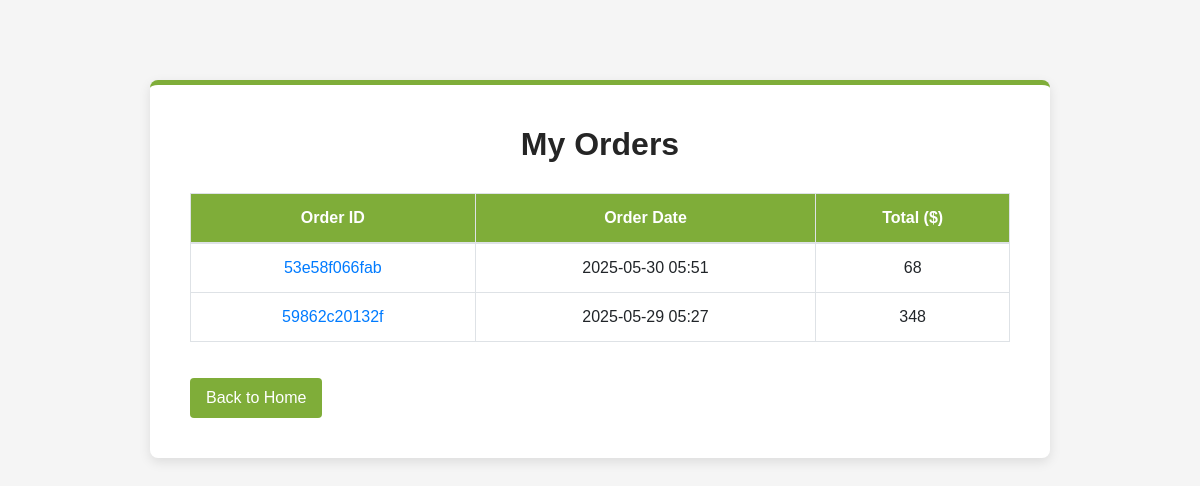
Page /order_detail (signed in) on the earlier database version.
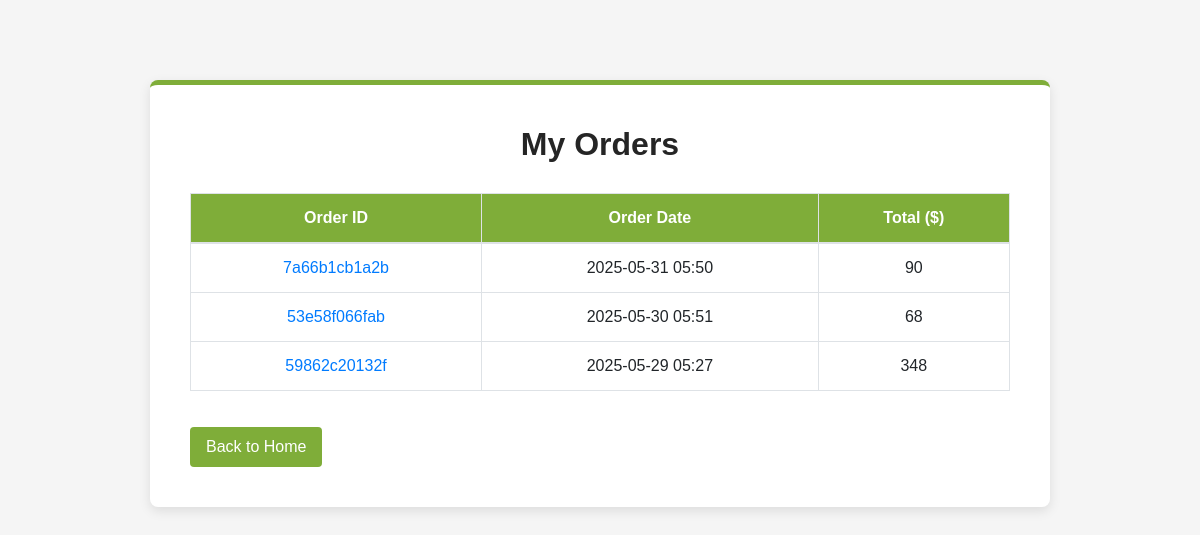
Same page on the later database version.
### myapp/models.py (models this page shows)
class order(models.Model):
    user = models.ForeignKey(user, on_delete=models.CASCADE)
    address = models.ForeignKey(Billing_Details, on_delete=models.CASCADE)
    product = models.ManyToManyField(Cart)
    subtotal=models.IntegerField()
    total=models.IntegerField()
    order_id=models.CharField(max_length=100)
    datetime=models.DateTimeField(auto_now_add=True)

### myapp/views.py (the view)
# urls.py: path('order_detail', views.order_detail, name='order_detail'),
def order_detail(request):
    if 'name' not in request.session:
        return redirect('login')
    uid = user.objects.get(name=request.session['name'])
    orders = order.objects.filter(user=uid).order_by('-datetime')
    context = {
        "orders": orders,
    }
    return render(request, 'order_list.html', context)

### myapp/templates/order_list.html (shortened to what this page needs)
<!DOCTYPE html>
<html lang="en">
<head>
    <link rel="stylesheet" href="https://stackpath.bootstrapcdn.com/bootstrap/4.5.2/css/bootstrap.min.css">
</head>
<body>
<div class="orders-container">
    <h2 class="orders-title">My Orders</h2>
    <table class="table table-bordered table-hover">
        <thead>
            <tr>
                <th>Order ID</th>
                <th>Order Date</th>
                <th>Total ($)</th>
            </tr>
        </thead>
        <tbody>
            {% for order in orders %}
            <tr>
                <td><a href="{% url 'single_orders' order.id %}">{{order.order_id}}</a></td>
                <td>{{order.datetime|date:"Y-m-d H:i"}}</td>
                <td>{{order.total}}</td>
            </tr>
            {% empty %}
            <tr>
                <td colspan="3">No orders found.</td>
            </tr>
            {% endfor %}
        </tbody>
    </table>
    <a href="{% url 'index' %}" class="btn btn-back">Back to Home</a>
</div>
</body>
</html>

Differences in the rows shown:
added order: order_id "7a66b1cb1a2b", datetime "2025-05-31 05:50", total "90"
